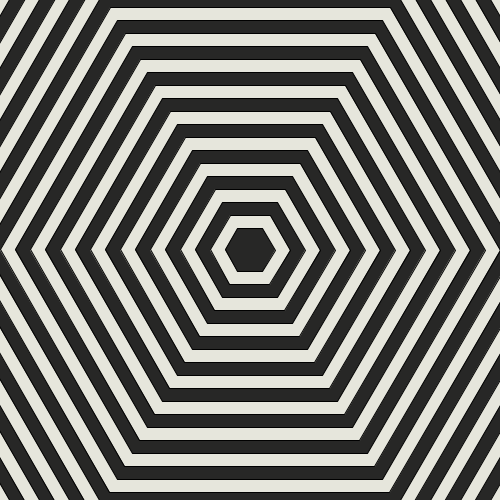
Frame 1 (no input)
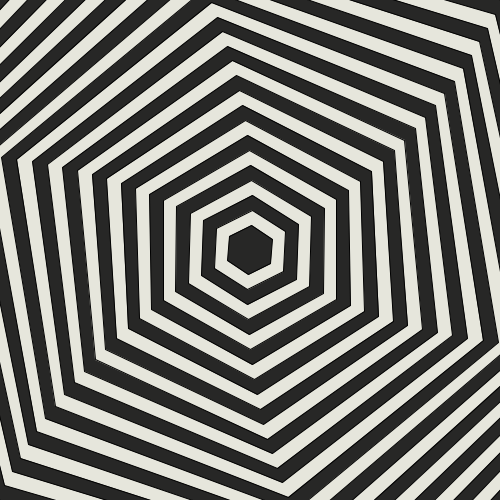
Frame 60 (the mouse pressed at the canvas centre just before this capture)
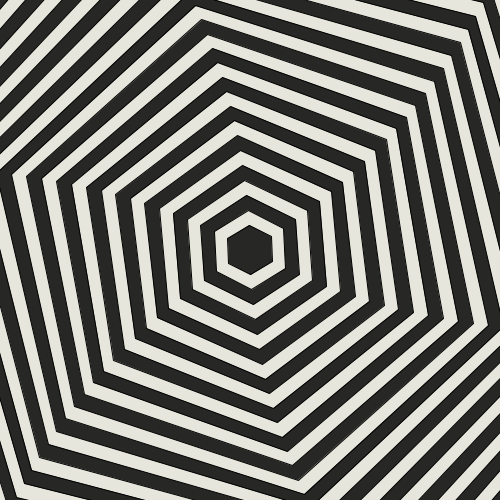
Frame 120 (the mouse held since frame 60 and released just before this capture)

The Processing sketch that drew these frames (run headless with seeded random() and noise(); from frame 60 on, the mouse is pressed at the canvas centre):

// Processing sketch: HexagonRotate
// ── HexagonRotate.pde
void setup() {
  size(500, 500);
}
int R=10, n=0, M =40;
float k, t;
void draw() {
  background(-1); 
  translate(width/2, height/2);
  for (int  j=M; j>0; j--) {
    if (j%2==0)fill(230, 230, 220);
    else fill(39, 39, 38);
    pushMatrix();
    if (t<j)rotate( radians(t)*(M-j+1));//+n*TWO_PI/12
    beginShape();
    polygon(j);
    endShape(CLOSE);
    popMatrix();
  }
  if (t>1)t=0;
  else t+=0.05;
  frameRate(10);
}

void polygon(int j) {
  for (int i=0; i<6; i++) {
    float ang = i*TWO_PI/6;
    float x =  (R+j*15)*cos(ang);
    float y =  (R+j*15)*sin(ang);
    vertex(x, y);
  }
}
